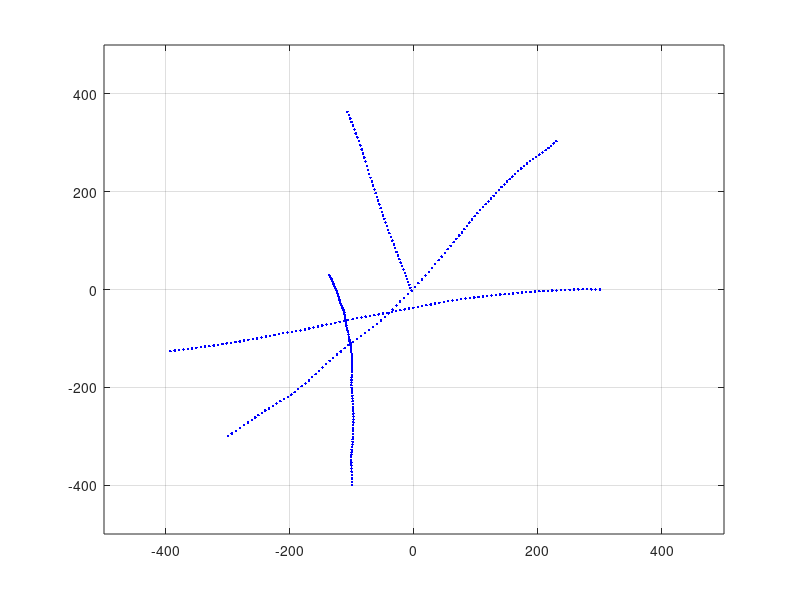
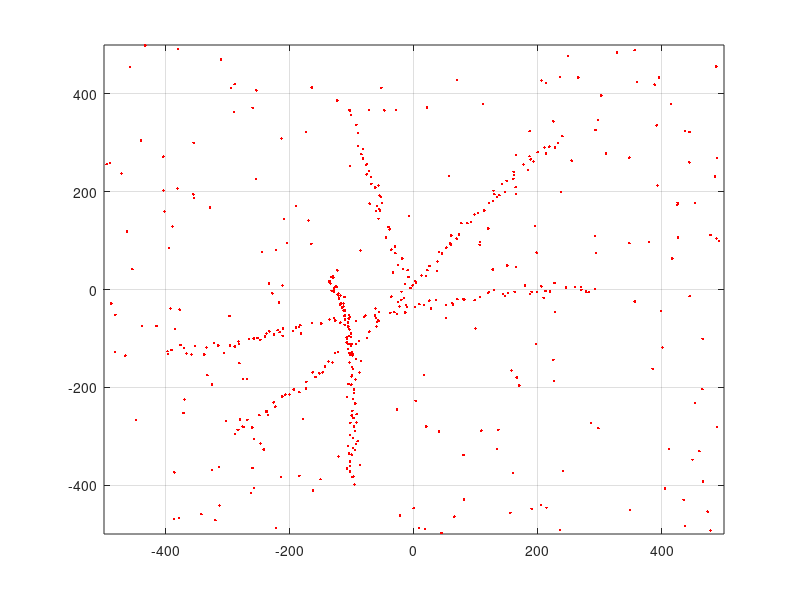

The MATLAB source for these figures, in order:
function generate_data()
%GENERATE_DATA Summary of this function goes here
%   Generate simulated data for GMPHD filter

figure(101); clf(101); hold on; axis([-500 500 -500 500]); box on; grid on;
figure(102); clf(102); hold on; axis([-500 500 -500 500]); box on; grid on;

% Initialize targets
nTargets = 3;
simTime = 100;

for i = 1:nTargets
    target(i).x = 0;
    target(i).y = 0;
    target(i).vx = 1;
    target(i).vy = 1;
    target(i).spawn = 'n';
    target(i).spawnTime = -1;
    target(i).spawnTarget.vx = 0;
    target(i).spawnTarget.vy = 0;
end

% Initialize individual target properties
target(1).x = -100;
target(1).y = -400;
target(1).vx = 0;
target(1).vy = 7;

target(2).x = 100;
target(2).y = 400;
target(2).vx = 0;
target(2).vy = -7;
% target(2).spawn = 'y';
% target(2).spawnTime = 30;
% target(2).spawnTarget.vx = 2;
% target(2).spawnTarget.vy = -4;
target(2).x = 300;
target(2).y = 0;
target(2).vx = -7;
target(2).vy = 0;

target(3).x = -300;
target(3).y = -300;
target(3).vx = 6;
target(3).vy = 6;
target(3).spawn = 'y';
target(3).spawnTime = simTime/2;
target(3).spawnTarget.vx = -2;
target(3).spawnTarget.vy = 6;

% Initialize target states
for i = 1:nTargets
    target(i).state = [ target(i).x;...
                        target(i).vx;...
                        target(i).y;...
                        target(i).vy];
    groundTruth(i).track.x = [];
    groundTruth(i).track.y = [];
    groundTruth(i).track.t = [];
end

% Sampling time
dT = 1;

% State transition model
F = [1 dT;...
     0 1];
   
% Input control matrix or matrix for accelerative white gaussian noise
G = [dT^2; ...
    dT];
  
% For 2D systems
F = [F zeros(size(F)); zeros(size(F)) F];
G = [G zeros(size(G)); zeros(size(G)) G];

% noise factor for generating trajectories
pNoise = .05;

sensorMeasurements = {};
for i = 1:simTime
  sensor.xMeas = [];
  sensor.yMeas = [];
  
  for i_targetCounter = 1:nTargets
    figure(101); hold on;
    plot(target(i_targetCounter).state(1), target(i_targetCounter).state(3),'.b');
    groundTruth(i_targetCounter).track.x = [groundTruth(i_targetCounter).track.x    target(i_targetCounter).state(1)];
    groundTruth(i_targetCounter).track.y = [groundTruth(i_targetCounter).track.y    target(i_targetCounter).state(3)];
    groundTruth(i_targetCounter).track.t = [groundTruth(i_targetCounter).track.t    i];
    
    if(target(i_targetCounter).spawn=='y' & target(i_targetCounter).spawnTime==i)
      nTargets = nTargets + 1;
      target(nTargets).x = target(i_targetCounter).state(1);
      target(nTargets).y = target(i_targetCounter).state(3);
      target(nTargets).vx = target(i_targetCounter).spawnTarget.vx;
      target(nTargets).vy = target(i_targetCounter).spawnTarget.vy;
      target(nTargets).spawn = 'n';
      target(nTargets).spawnTime = -1;
      target(nTargets).spawnTarget.vx = 0;
      target(nTargets).spawnTarget.vy = 0;
      target(nTargets).state = [ target(nTargets).x;...
                          target(nTargets).vx;...
                          target(nTargets).y;...
                          target(nTargets).vy];
        groundTruth(nTargets).track.x = [];
        groundTruth(nTargets).track.y = [];
        groundTruth(nTargets).track.t = [];
    end
    
    SQRT = sqrt(target(i_targetCounter).state(2)^2 + target(i_targetCounter).state(4)^2);
    pNoiseX = pNoise * target(i_targetCounter).state(2)/SQRT + .05;
    pNoiseY = pNoise * target(i_targetCounter).state(4)/SQRT + .05;

    wk = [pNoiseX;pNoiseY] .* wgn(2,1,10);
    target(i_targetCounter).state = F * target(i_targetCounter).state+ G * wk;
    
    if rand < .9 % Pdetection
      sensor.xMeas = [sensor.xMeas target(i_targetCounter).state(1)+5*randn];
      sensor.yMeas = [sensor.yMeas target(i_targetCounter).state(3)+5*randn];
    end
  end
  % Add random noise points
  for i_randCounter = 1:floor(rand*5)
    sensor.xMeas = [sensor.xMeas -500+1000*rand];
    sensor.yMeas = [sensor.yMeas -500+1000*rand];
  end
  pause(.01);
  sensorMeasurements{i} = sensor;
  figure(102); hold on;
  plot(sensor.xMeas,sensor.yMeas,'.r');
end

save('measurements.mat', 'sensorMeasurements', 'groundTruth');

% disp('Press any key to continue'); pause;
% figure(101); clf(101); box on; grid on; hold on;
% figure(102); clf(102); box on; grid on; hold on;

end
